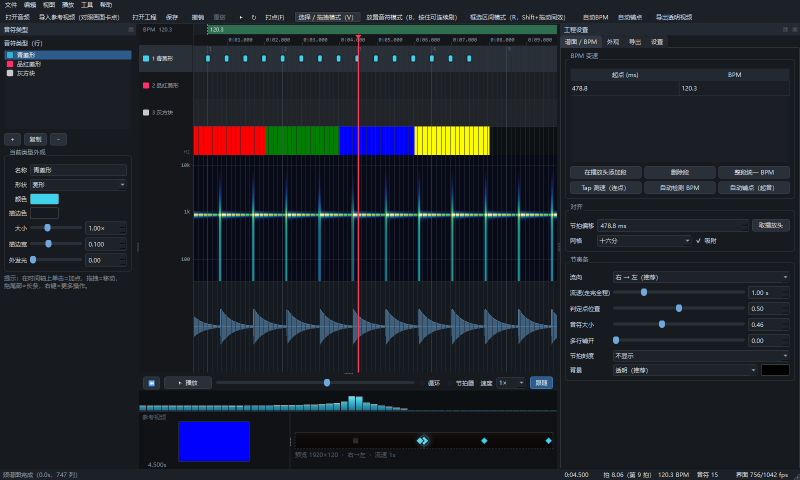
#> input picture build/shot_video.png, 1600 x 960 px, found by its file name (shown at 1/2 size)
$ python crop.py
#> lines starting #> are read from the running program, lines starting #| are printed output that depends on the picture
from PIL import Image
im = Image.open(r"build\shot_video.png")
#> im is the input picture: PIL image 1600x960 RGB; mean R, G, B 30, 35.1, 42.6
# 预览条区域
crop = im.crop((588, 858, 1110, 912)).resize((522*3, 54*3), Image.NEAREST)
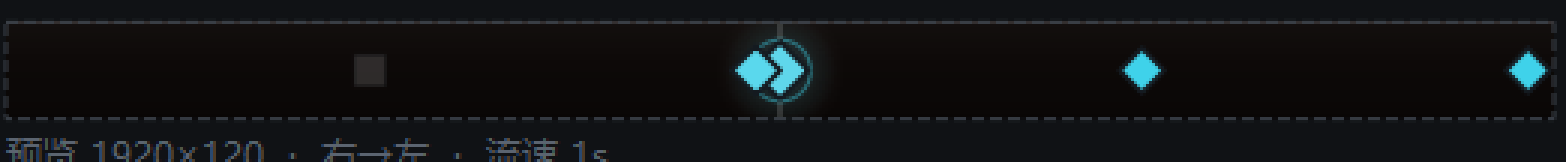
#> crop: PIL image 1566x162 RGB; mean R, G, B 18.1, 19.1, 20.3
crop.save(r"build\crop_preview.png")
print("saved", crop.size)
#| saved (1566, 162)

$ run again, with build/judge_sequence.png copied over build/shot_video.png
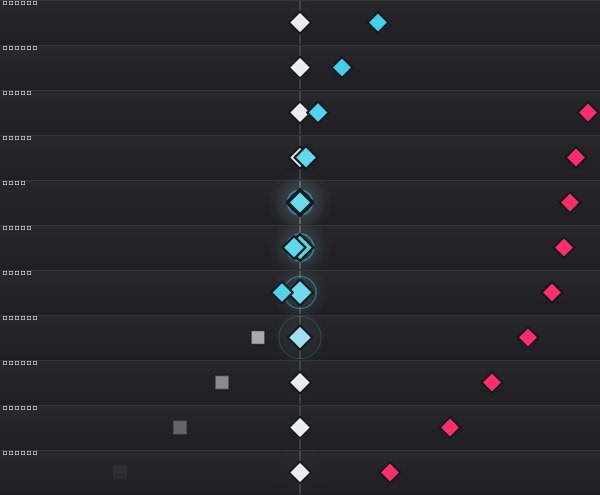
#> input picture build/judge_sequence.png, 1200 x 990 px, found by its file name (shown at 1/2 size)
#> im is the input picture: PIL image 1200x990 RGBA; mean R, G, B, A 38.5, 37.9, 42.2, 255
#> `crop = im.crop((588, 858, 1110, 912)).resize((522*3, 54*3), Image.NEAR..`:
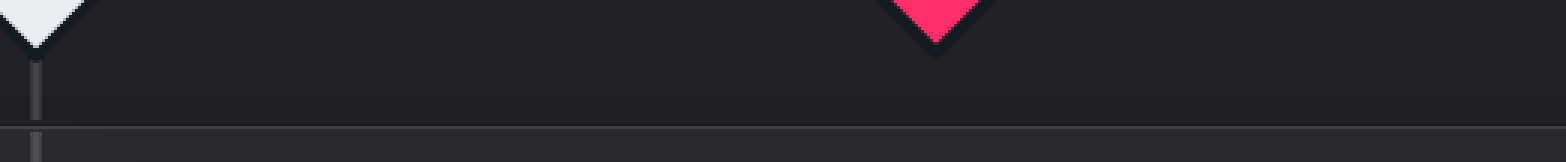
#> crop: PIL image 1566x162 RGBA; mean R, G, B, A 38.6, 36.7, 41, 255
#| saved (1566, 162)
